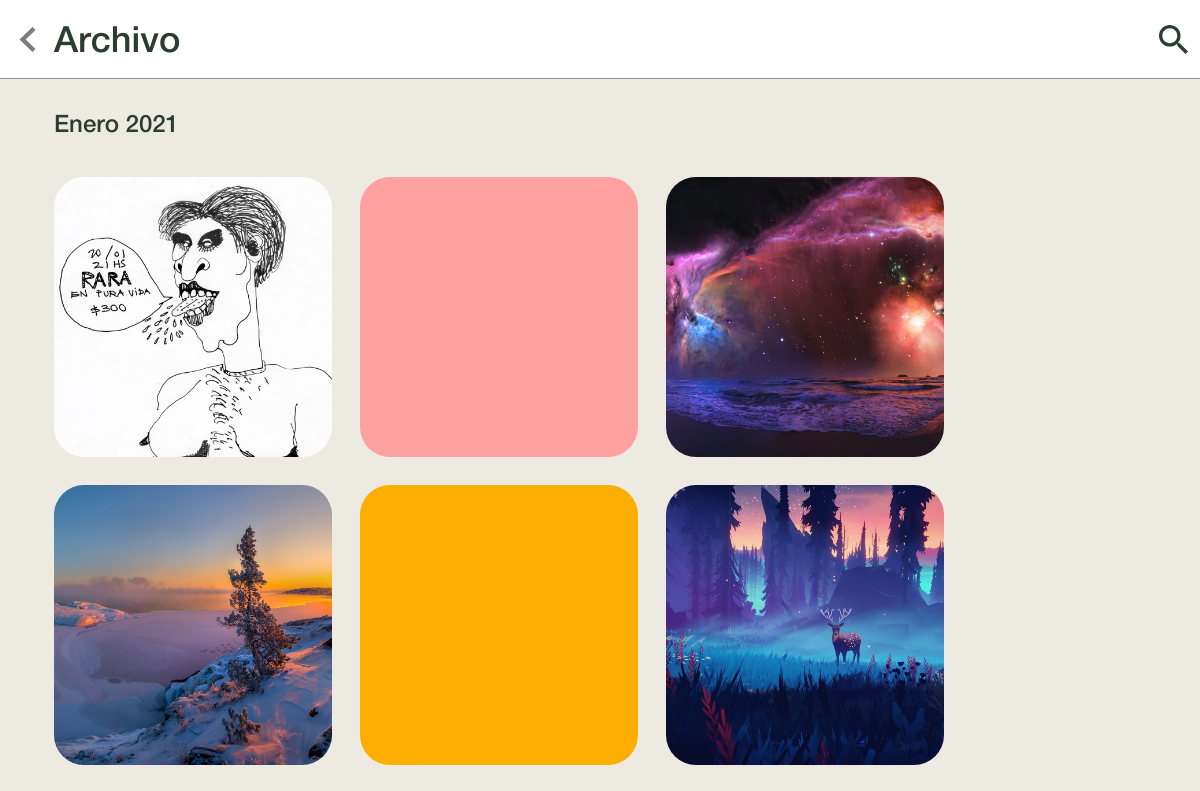
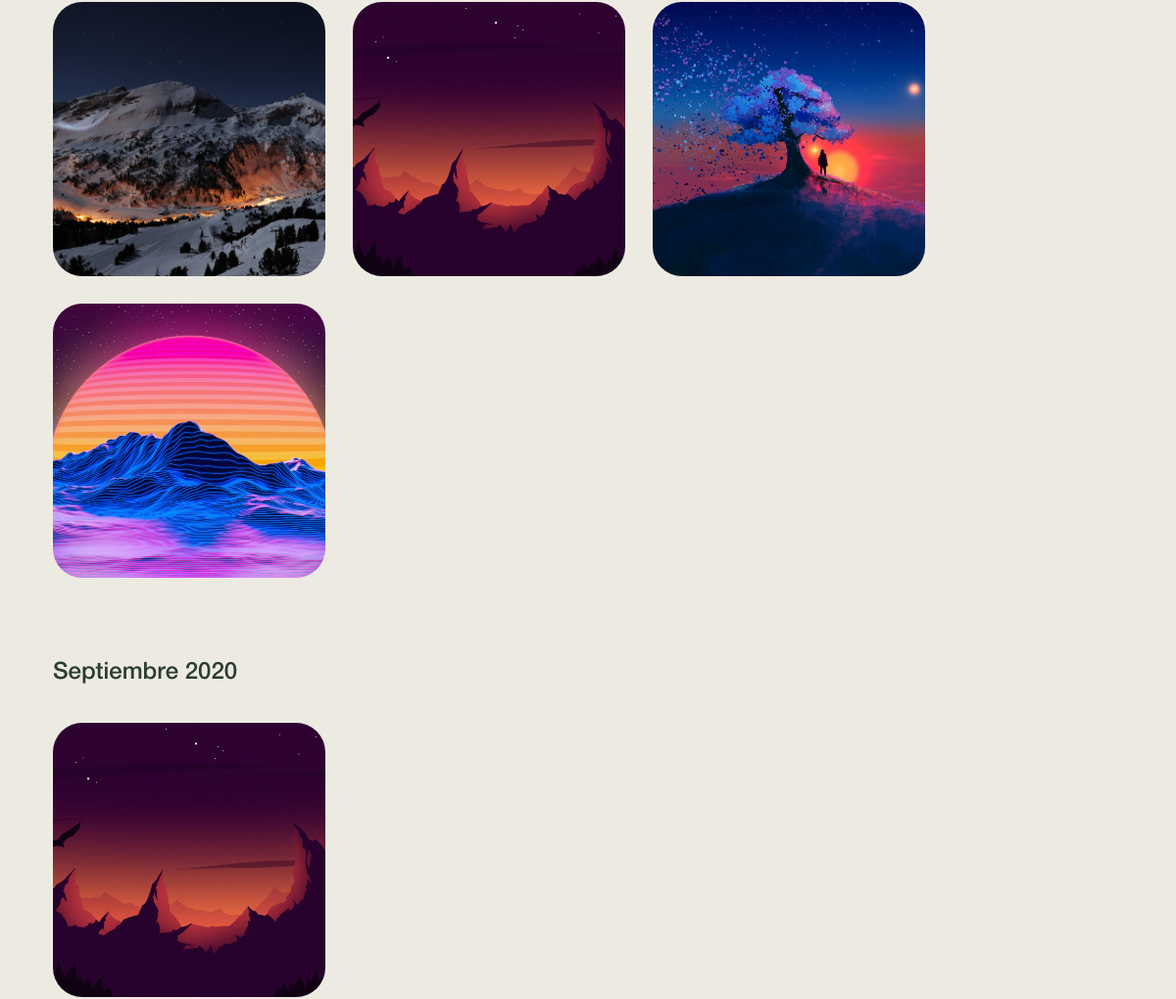
/blog/archive/ (upper part), run on an earlier commit of the app's database (2 pictures, top to bottom).
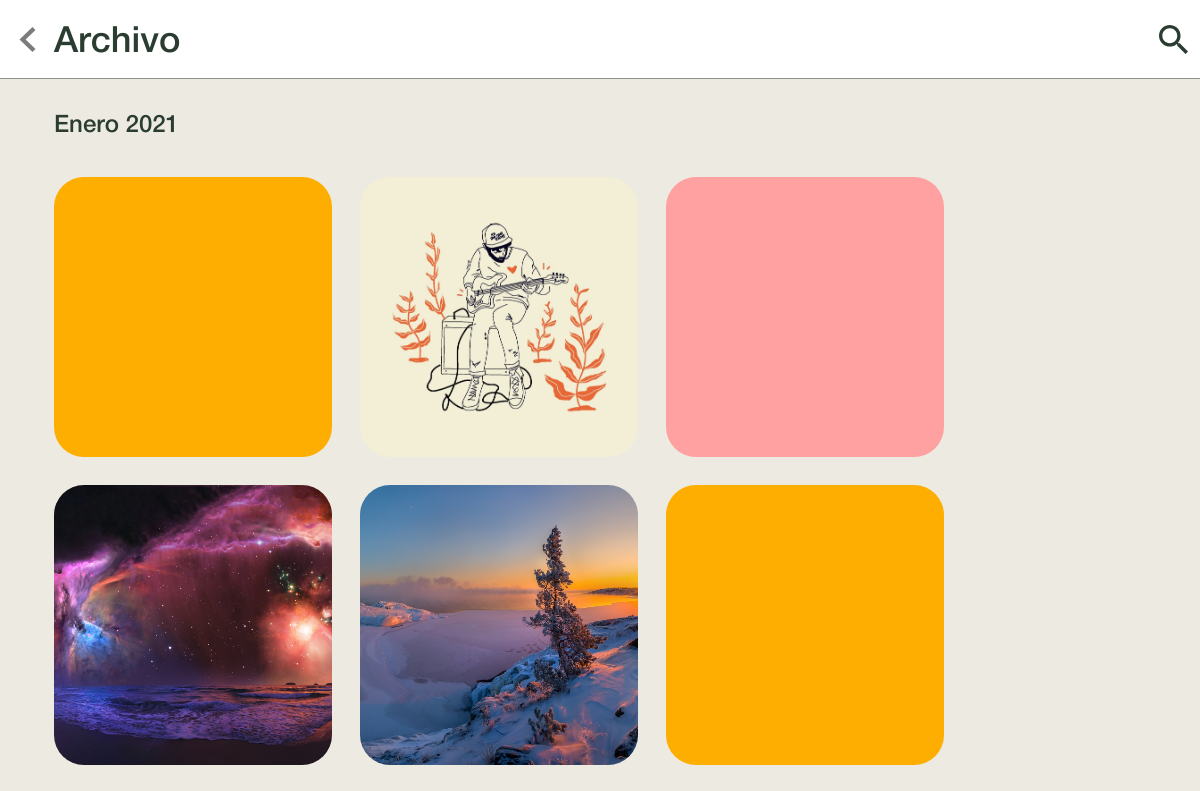
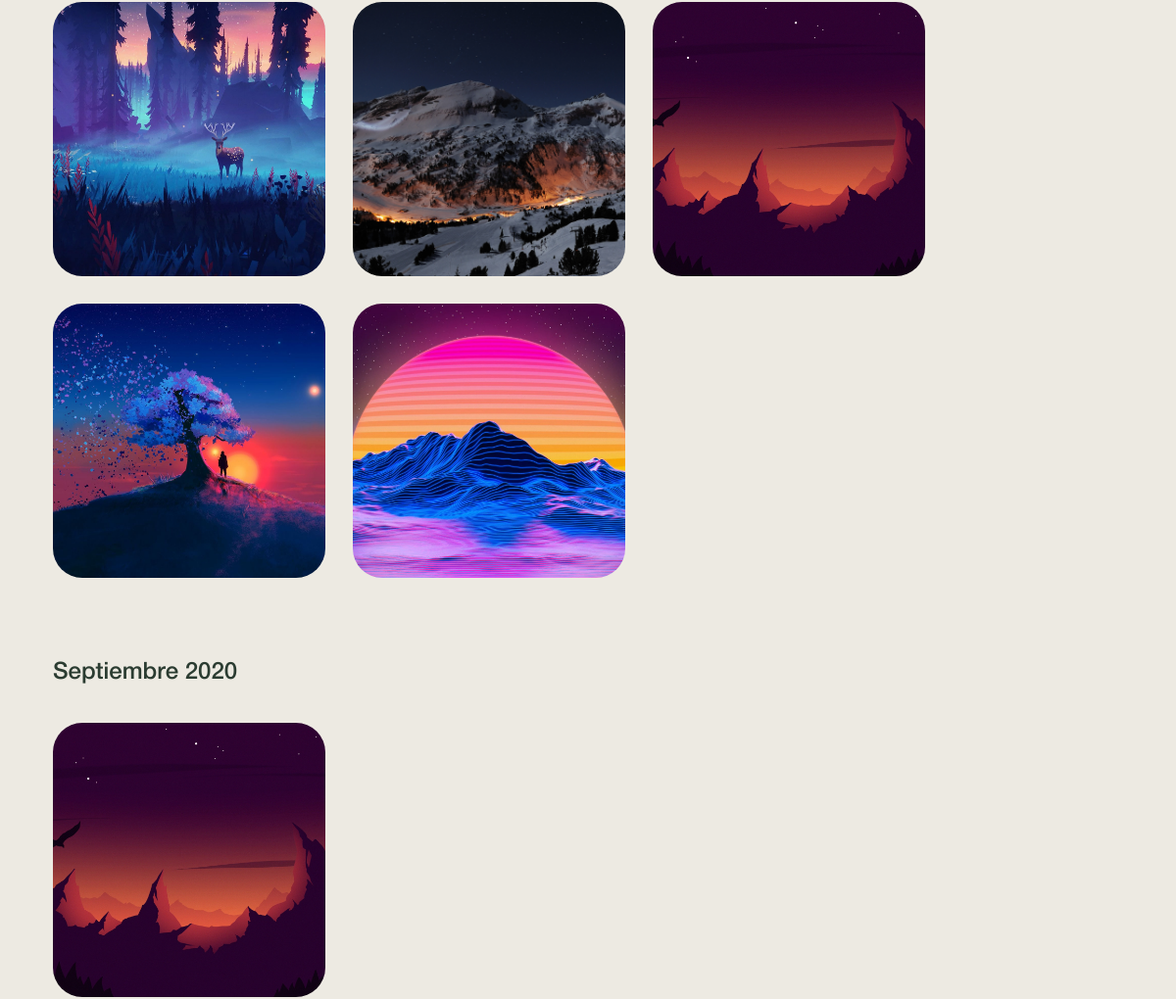
And on a later commit of the database (2 pictures, top to bottom).
### blog/models.py (models this page shows, shortened)
class Post (models.Model):
    COLOR_CHOICES = (
        ('#00A056', 'Verde bosque'),
        ('#FFA1A1', 'Rosa'),
        ('#9CD484', 'Verde manzana'),
        ('#FDAE00', 'Amarillo'),
        ('#68735D', 'Musgo'),
    )
    title = models.CharField(max_length=250)
    image = models.ImageField(upload_to="images/", blank=True)
    body = RichTextField(blank=True, null=True)
    background_color = models.CharField(
        max_length=30, choices=COLOR_CHOICES, default='Verde bosque')
    created = models.DateTimeField(auto_now_add=True)
    slug = models.SlugField(max_length=250, blank=True, unique_for_date='created')
    class Meta:
        ordering = ('-created',)
    def __str__(self):
        return self.title

### blog/views.py (the view)
# urls.py: path('archive/', views.posts_archive, name='archive'),
def posts_archive(request):
    meses = {
            'January': 'Enero',
            'February': 'Febrero',
            'March': 'Marzo',
            'April': 'Abril',
            'May': 'Mayo',
            'June': 'Junio',
            'July': 'Julio',
            'August': 'Agosto',
            'September': 'Septiembre',
            'October': 'Octubre',
            'November': 'Noviembre',
            'December': 'Diciembre'
            }
    months = Post.objects.dates('created', 'month', order='DESC')
    posts = []
    archive = {}
    for m in months:
        date = meses[m.strftime("%B")] + ' ' + str(m.year)
        for p in Post.objects.all():
            if p.created.date().month == m.month and p.created.date().year == m.year:
                posts.append(p)
        archive[date] = posts
        posts = []
    print(archive)
    context = {'archive': archive}
    return render(request, 'blog/archive.html', context)

### blog/templates/blog/archive.html (shortened to what this page needs)
{% extends "blog/base.html" %}
{% load static  %}
{% block content %}
    <div class="archive">
        <nav class="archive-menu">
            <ul>
                <li class="menu-left-container">
                    <a href="#">
                        <svg width="16" height="25" viewBox="0 0 16 25" fill="none" xmlns="http://www.w3.org/2000/svg">
                            <path d="M16 22.0625L6.11066 12.5L16 2.9375L12.9555 -9.79181e-08L1.16474e-06 12.5L12.9555 25L16 22.0625Z" fill="#7D7C7C"/>
                        </svg>
                    </a>
                </li>
                <li class="menu-middle-container"><h1>Archivo</h1></li>
                <li class="menu-right-container">
                    <a href="#">
                    </a>
                </li>
            </ul>
        </nav>
        <div class="archive-content">
            {% for date,posts in archive.items %}
                <section class="articles-by-month">
                    <h2>{{ date }}</h2>
                    <ul class="article-wrapper">
                        {% for post in posts  %}
                            <li class="article-item">
                                <a href="{% url 'blog:home' %}">
                                    {% if post.image %}
                                        <img class="article-view" src="{{ post.image.url }}" alt="{{ post.title }}">
                                    {% else %}
                                        <div class="article-view" style='background-color:{{ post.background_color|cut:"''" }};'>
                                    {% endif %}
                                    <div class="article-view article-filter">
                                        <div>
                                            <p>{{ post.created|date:"l d " }}</p>
                                            <p>{{ post.title }}</p>
                                        </div>
                                    </div>
                                </a>
                            </li>
                        {% endfor %}
                    </ul>
                </section>
            {% endfor %}
{% endblock content %}

What changed in the data, as far as the page shows it:
removed Post: date "Enero 2021", image (picture), Post (image (picture)), Post (image (picture)), Post (image (picture)), Post (image (picture)), Post (image (picture)), Post (image (picture)), Post (image (picture))
added Post: date "Enero 2021", Post (image (picture)), Post (image (picture)), Post (image (picture)), Post (image (picture)), Post (image (picture)), Post (image (picture)), Post (image (picture))
added Post: image (picture), shown under "Enero 2021"
